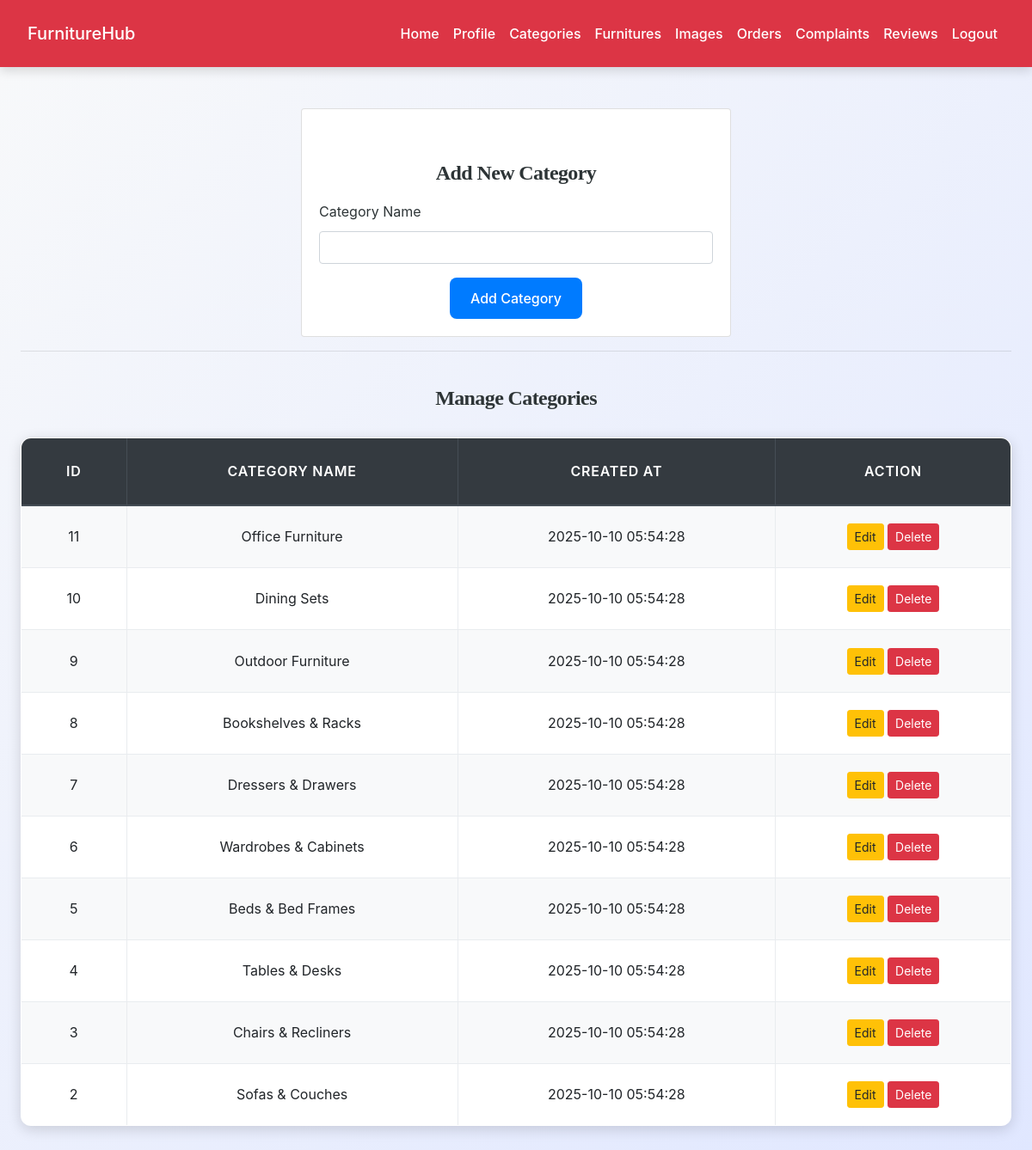
Screenshot of /seller/categories.php (signed in) with the database file from the repository.
### tables this page shows
CREATE TABLE `categories` (
  `category_id` int(11) NOT NULL,
  `category_name` varchar(100) NOT NULL,
  `created_at` timestamp NOT NULL DEFAULT current_timestamp()
);

### seller/categories.php (the view, shortened to what this page needs)
<?php
include('config.php');
$result = mysqli_query($conn, "SELECT * FROM categories ORDER BY category_id DESC");
?>
<!DOCTYPE html>
<html lang="en">
<head>
    <link rel="stylesheet" href="https://maxcdn.bootstrapcdn.com/bootstrap/4.5.2/css/bootstrap.min.css">
    <link rel="stylesheet" href="../css/style.css">
</head>
<body>
<?php include('navbar.php'); ?>
<div class="container mt-5">
    <div class="card mx-auto" style="max-width: 500px;">
        <div class="card-body">
            <h4 class="text-center mb-3">Add New Category</h4>
            <form action="" method="POST">
                <div class="form-group">
                    <label>Category Name</label>
                    <input type="text" name="category_name" class="form-control" required>
                </div>
                <div class="text-center">
                    <button type="submit" name="add_category" class="btn btn-primary">Add Category</button>
                </div>
            </form>
        </div>
    </div>
    <hr>
            <h4 class="mb-3 text-center">Manage Categories</h4>
            <table class="table table-bordered table-striped text-center">
                <thead class="thead-dark">
                    <tr>
                        <th>ID</th>
                        <th>Category Name</th>
                        <th>Created At</th>
                        <th>Action</th>
                    </tr>
                </thead>
                <tbody>
                    <?php while ($row = mysqli_fetch_assoc($result)): ?>
                    <tr>
                        <td><?php echo $row['category_id']; ?></td>
                        <td><?php echo htmlspecialchars($row['category_name']); ?></td>
                        <td><?php echo $row['created_at']; ?></td>
                        <td>
                            <button class="btn btn-sm btn-warning editBtn"
                                data-id="<?php echo $row['category_id']; ?>"
                                data-name="<?php echo htmlspecialchars($row['category_name']); ?>"
                                data-toggle="modal" data-target="#editModal">Edit</button>
                            <a href="?delete=<?php echo $row['category_id']; ?>" class="btn btn-sm btn-danger"
                               onclick="return confirm('Are you sure you want to delete this category?')">Delete</a>
                        </td>
                    </tr>
                    <?php endwhile; ?>
                </tbody>
            </table>
        </div>
</body>
</html>

### seller/navbar.php (shortened to what this page needs)
<nav class="navbar navbar-expand-lg navbar-dark bg-danger">
    <a class="navbar-brand" href="dashboard.php">FurnitureHub</a>
    <div class="collapse navbar-collapse" id="navbarNav">
        <ul class="navbar-nav ml-auto">
            <?php
            if (isset($_SESSION["id"]) && !empty($_SESSION["id"])) {
                echo '<li class="nav-item"><a class="nav-link" href="dashboard.php">Home</a></li>';
                echo '<li class="nav-item"><a class="nav-link" href="update_profile.php">Profile</a></li>';
                echo '<li class="nav-item"><a class="nav-link" href="categories.php">Categories</a></li>';
                echo '<li class="nav-item"><a class="nav-link" href="view_furniture.php">Furnitures</a></li>';
                echo '<li class="nav-item"><a class="nav-link" href="view_furniture_images.php">Images</a></li>';
                echo '<li class="nav-item"><a class="nav-link" href="seller_orders.php">Orders</a></li>';
                echo '<li class="nav-item"><a class="nav-link" href="complaint.php">Complaints</a></li>';
                echo '<li class="nav-item"><a class="nav-link" href="reviews.php">Reviews</a></li>';
                echo '<li class="nav-item"><a class="nav-link" href="logout.php">Logout</a></li>';
            } else {
                echo '<li class="nav-item"><a class="nav-link" href="register.php">Register</a></li>';
                echo '<li class="nav-item"><a class="nav-link" href="login.php">Login</a></li>';
                echo '<li class="nav-item"><a class="nav-link" href="./admin/admin_login.php">Admin Login</a></li>';
            }
            ?>
        </ul>
    </div>
</nav>

### css/style.css (style rules this page uses)
:root { --primary: #007bff; --secondary: #6c757d; --success: #28a745; --info: #17a2b8; --warning: #ffc107; --danger: #dc3545; --light: #f8f9fa; --dark: #2d3436; --accent: #ff6f61; --highlight: #6f42c1; --shadow: rgba(0, 0, 0, 0.15); --transition: all 0.3s ease-in-out; }
body { font-family: 'Inter', 'Segoe UI', Tahoma, Geneva, Verdana, sans-serif; background: linear-gradient(135deg, var(--light) 0%, #e0e7ff 100%); color: var(--dark); line-height: 1.8; margin: 0; padding: 0; min-height: 100vh; font-size: 16px; }
.navbar { background-color: var(--dark); box-shadow: 0 4px 12px var(--shadow); padding: 1rem 2rem; position: sticky; top: 0; z-index: 1000; }
.navbar-brand, .nav-link { color: white !important; font-weight: 500; transition: var(--transition); }
h1, h2, h3, h4 { text-align: center; margin: 2.5rem 0; font-family: 'Georgia', 'Times New Roman', serif; color: var(--dark); font-weight: 700; letter-spacing: -0.025em; }
h4 { font-size: 1.5rem; }
.container { max-width: 1200px; margin: 0 auto 3rem; padding: 0 1.5rem; }
.table { width: 100%; border-collapse: collapse; margin: 2rem 0; font-size: 1rem; background-color: #ffffff; border-radius: 12px; overflow: hidden; box-shadow: 0 4px 16px var(--shadow); transition: var(--transition); }
.table th, .table td { padding: 1.25rem; border: 1px solid #e9ecef; text-align: center; vertical-align: middle; }
.table thead th { background-color: rgb(0, 0, 0); color: white; font-weight: 600; text-transform: uppercase; letter-spacing: 0.05em; padding: 1.5rem; }
.table tbody tr { transition: var(--transition); }
.table tbody tr:nth-child(odd) { background-color: var(--light); }
.btn-primary { background-color: var(--primary); color: #fff; border: none; border-radius: 8px; padding: 0.75rem 1.5rem; font-size: 1rem; font-weight: 500; cursor: pointer; transition: var(--transition); display: inline-flex; align-items: center; justify-content: center; }
a { color: var(--primary); text-decoration: none; font-weight: 500; transition: var(--transition); }

### rows the page displays
categories: category_id "11", category_name "Office Furniture", created_at "2025-10-10 05:54:28"
categories: category_id "10", category_name "Dining Sets", created_at "2025-10-10 05:54:28"
categories: category_id "9", category_name "Outdoor Furniture", created_at "2025-10-10 05:54:28"
categories: category_id "8", category_name "Bookshelves & Racks", created_at "2025-10-10 05:54:28"
categories: category_id "7", category_name "Dressers & Drawers", created_at "2025-10-10 05:54:28"
categories: category_id "6", category_name "Wardrobes & Cabinets", created_at "2025-10-10 05:54:28"
categories: category_id "5", category_name "Beds & Bed Frames", created_at "2025-10-10 05:54:28"
categories: category_id "4", category_name "Tables & Desks", created_at "2025-10-10 05:54:28"
categories: category_id "3", category_name "Chairs & Recliners", created_at "2025-10-10 05:54:28"
categories: category_id "2", category_name "Sofas & Couches", created_at "2025-10-10 05:54:28"
